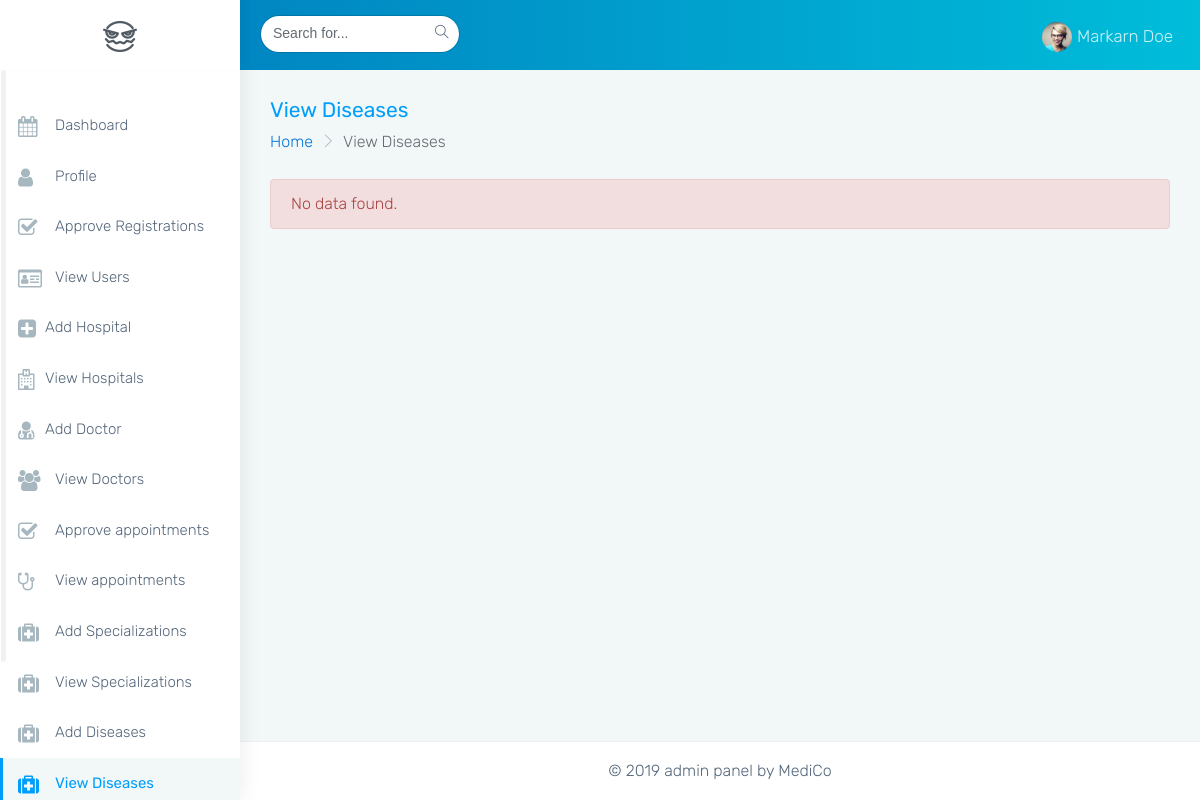
Before: /mediment-admin/monster-html/view_diseases.php with the older database file.
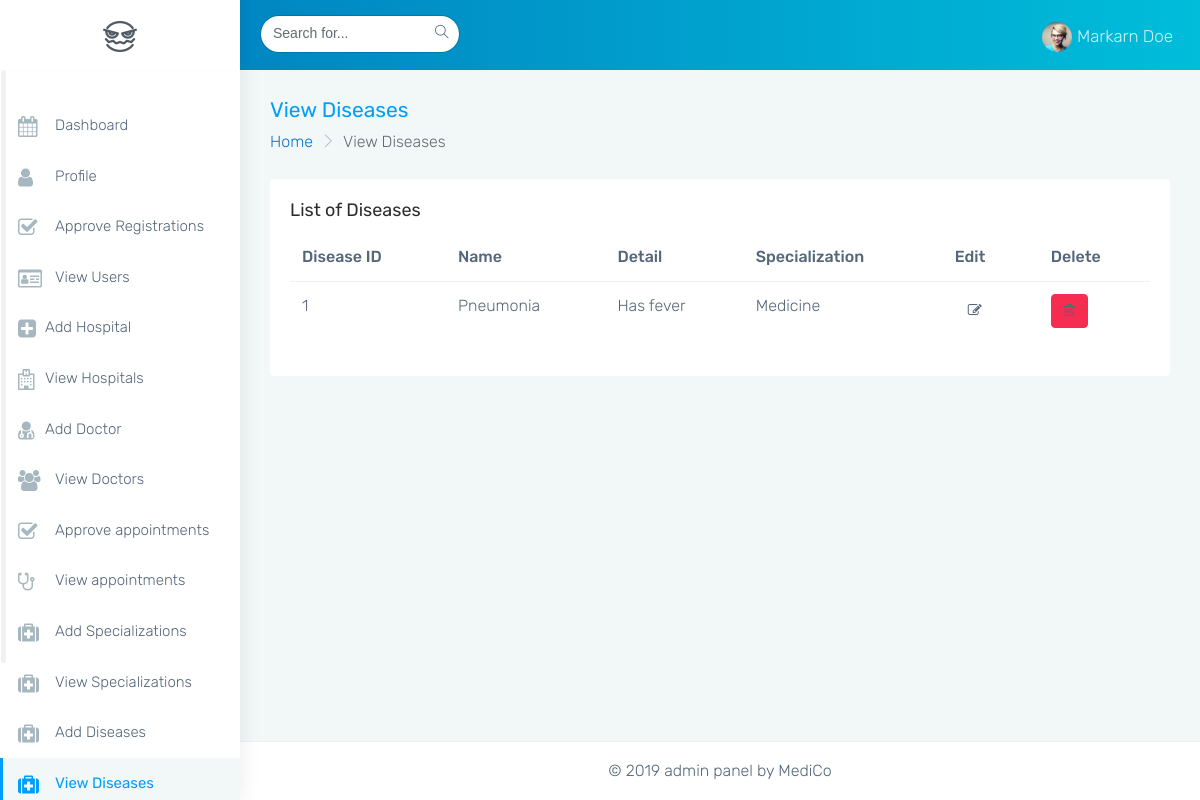
After: the same page with the newer database file.
### tables this page shows
CREATE TABLE `diseases` (
  `diseaseid` int(11) NOT NULL AUTO_INCREMENT,
  `name` varchar(100) DEFAULT NULL,
  `detail` varchar(200) DEFAULT NULL,
  `specid` int(11) NOT NULL,
  `isdelete` char(1) DEFAULT '0',
  `created_at` datetime DEFAULT CURRENT_TIMESTAMP,
  `updated_at` datetime DEFAULT CURRENT_TIMESTAMP ON UPDATE CURRENT_TIMESTAMP,
  PRIMARY KEY (`diseaseid`),
  UNIQUE KEY `diseaseid_UNIQUE` (`diseaseid`),
  KEY `fk_diseases_specialization1_idx` (`specid`),
  CONSTRAINT `fk_diseases_specialization1` FOREIGN KEY (`specid`) REFERENCES `specialization` (`specid`) ON DELETE NO ACTION ON UPDATE NO ACTION
);

CREATE TABLE `specialization` (
  `specid` int(11) NOT NULL AUTO_INCREMENT,
  `name` varchar(45) DEFAULT NULL,
  `isdelete` char(1) DEFAULT '0',
  `created_at` timestamp NULL DEFAULT CURRENT_TIMESTAMP,
  `updated_at` timestamp NULL DEFAULT CURRENT_TIMESTAMP ON UPDATE CURRENT_TIMESTAMP,
  PRIMARY KEY (`specid`),
  UNIQUE KEY `specid_UNIQUE` (`specid`)
);

### mediment-admin/monster-html/view_diseases.php (the view, shortened to what this page needs)
<?php
    include('common/html_head.php');
    include('common/db_connection.php');
    $sql="SELECT * FROM diseases WHERE isdelete='0' ORDER BY diseaseid";
    $result=mysqli_query($connect,$sql);
    $num_of_rows = mysqli_num_rows($result);
?>
<body class="fix-header card-no-border">
    <div id="main-wrapper">
        <?php
        include('common/header.php');
        ?>
        <?php
        include('common/side_nav.php');
        ?>
        <div class="page-wrapper">
            <div class="container-fluid">
                <div class="row page-titles">
                    <div class="col-md-6 col-8 align-self-center">
                        <h3 class="text-themecolor m-b-0 m-t-0">View Diseases</h3>
                        <ol class="breadcrumb">
                            <li class="breadcrumb-item"><a href="javascript:void(0)">Home</a></li>
                            <li class="breadcrumb-item active">View Diseases</li>
                        </ol>
                    </div>
                </div>
                <?php
                if($num_of_rows > 0){
                ?>
                <div class="row">
                    <div class="col-sm-12">
                        <div class="card">
                            <div class="card-block">
                                <h4 class="card-title">List of Diseases</h4>
                                <div class="table-responsive">
                                    <table class="table">
                                        <thead>
                                            <tr>
                                                <th>Disease ID</th>
                                                <th>Name</th>
                                                <th>Detail</th>
                                                <th>Specialization</th>
                                                <th>Edit</th>
                                                <th>Delete</th>
                                            </tr>
                                        </thead>
                                        <tbody>
                                            <?php
                                            while($row=mysqli_fetch_assoc($result)){
                                            ?>
                                            <tr>
                                                <td><?php echo $row['diseaseid']; ?></td>
                                                <td><?php echo ucwords(strtolower($row['name'])); ?></td>
                                                <td><?php echo $row['detail']; ?></td>
                                                <td><?php echo getSpec($row['specid']); ?></td>
                                                <td><a class="btn btn-default"><i class="fa fa-edit"></i></a></td>
                                                <td><a class="btn btn-danger"><i class="fa fa-trash-o"></i></a></td>
                                            </tr>
                                            <?php
                                            }
                                            ?>
                                        </tbody>
                                    </table>
                                </div>
                            </div>
                            <?php
                              }
                              else if($num_of_rows == 0){
                            ?>
                               <div class='alert alert-danger'>
                                No data found.
                               </div>
                               <?php
                                }
                               ?>
                        </div>
                    </div>
                </div>
            </div>
            <?php
            function getSpec($id){
                global $connect;
                $sql = "SELECT * FROM specialization WHERE specid=".$id;
                $result=mysqli_query($connect,$sql);
                $row=mysqli_fetch_assoc($result);
                return $row['name'];
            }
            include('common/footer.php');
            ?>
</body>
</html>

Changed rows visible on the page:
added diseases: diseaseid "1", name "Pneumonia", detail "Has fever", specid.name "Medicine"
Other visible differences:
text no longer shown: "No data found."
text now shown: "List of Diseases Disease ID Name Detail Specialization Edit Delete"
